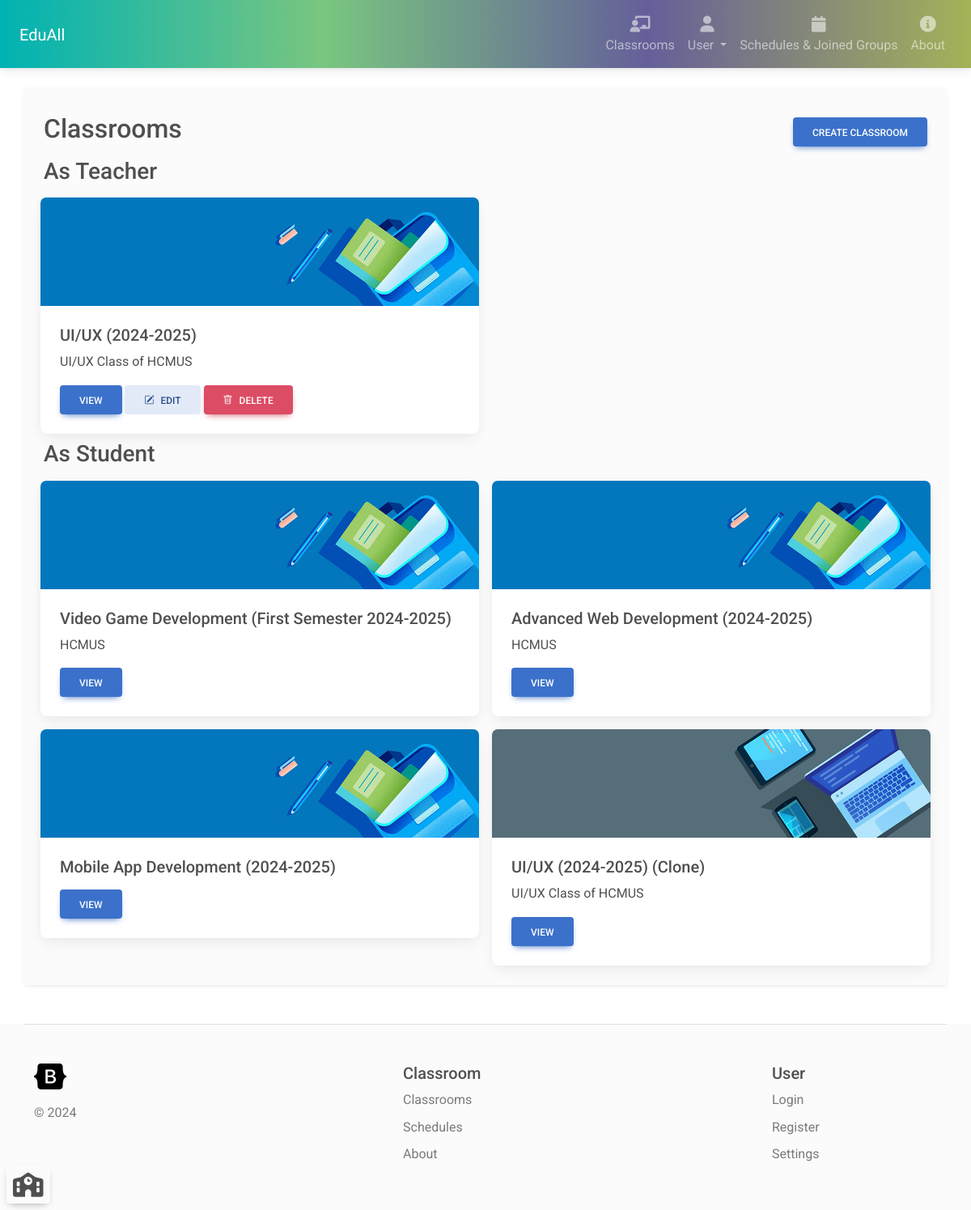
Screenshot of /classroom (signed in) with the database file from the repository.
### classroom_manager/models.py (models this page shows, shortened)
class Classroom(models.Model):
    name = models.CharField(max_length=200)
    teachers = models.ManyToManyField(User, related_name="classroom_teacher")
    students = models.ManyToManyField(User, related_name="classroom_student")
    description = models.CharField(max_length=3000)
    background = models.CharField(max_length=200, default=get_random_class_image)

### classroom_manager/views.py (the view, shortened to what this page needs)
# urls.py: path('classroom', views.classroomPage, name="classroom_list"),
@login_required(login_url='login')
def classroomPage(request: HttpRequest):
    if request.method == 'GET':
        currentUserId = request.user.id
        classroomsUserIsStudent= Classroom.objects \
            .filter(Q(students__id__contains=currentUserId))
        classroomsUserIsTeacher= Classroom.objects \
            .filter(Q(teachers__id__contains=currentUserId))
        context = {'classroomsUserIsStudent': classroomsUserIsStudent,
                   'classroomsUserIsTeacher': classroomsUserIsTeacher}
        return render(request, 'classroom.html', context)

### classroom_manager/templates/classroom.html (shortened to what this page needs)
{% extends 'navbar.html' %}
{% block content %}
{% load static %}
    <div class="mb-2 mt-3 d-flex justify-content-between align-items-center">
        <div><h2>Classrooms</h2></div>
        <button type="button" class="btn btn-primary" data-bs-toggle="modal" data-bs-target="#createClassroomModal">
            Create classroom
        </button>
    </div>
    {% if classroomsUserIsTeacher%}
    <h3>As Teacher</h3>
    {% endif%}
    <div class="row">
    {% for classroom in classroomsUserIsTeacher %}
    <div class="col-12 col-lg-6 col-xxl-4 px-2 py-2">
        <div class="card">
            <img class="card-img-top" src="{% static classroom.background %}" />
            <div class="card-body">
                <h5 class="card-title">{{ classroom.name }}</h5>
                <p class="card-text">{{ classroom.description|truncatechars:50 }}</p>
                <a href="{% url 'classroom_details' classroom.id %}" class="btn btn-primary">View</a>
                <a href="/classroom/edit/{{ classroom.id }}" class="btn btn-secondary"><i class="bi bi-pencil-square me-2"></i>Edit</a>
                <form action="{% url 'classroom_details' classroom.id %}" method="post" style="display: inline;">
                    <button type="submit" class="btn btn-danger" title="You can only delete classrooms if there's no student left">
                        <i class="bi bi-trash me-2"></i><span>Delete</span>
                    </button>
                </form>
            </div>
        </div>
    </div>
    {% endfor %}
    </div>
    {% if classroomsUserIsStudent%}
    <h3>As Student</h3>
    {% endif%}
    <div class="row">
        {% for classroom in classroomsUserIsStudent %}
        <div class="col-12 col-lg-6 col-xxl-4 px-2 py-2">
            <div class="card">
                <img class="card-img-top" src="{% static classroom.background %}" />
                <div class="card-body">
                    <h5 class="card-title">{{ classroom.name }}</h5>
                    <p class="card-text">{{ classroom.description|truncatechars:50 }}</p>
                    <a href="{% url 'classroom_details' classroom.id %}" class="btn btn-primary">View</a>
                </div>
            </div>
        </div>
        {% endfor %}
    </div>
{% endblock %}

### classroom_manager/static/css/variables.css (style rules this page uses)
:root { --primary: #155bd5; --primary-dark: #1c3ab6; --primary-light: #e2f1ff; --accent: #00d4d7; --accent-dark: #00bac1; --accent-light: #dff9f8; --success: #13d527; --success-dark: #00ae11; --success-light: #eafbe7; --secondary: #8f15d5; --secondary-dark: #6013c7; --secondary-light: #f4e5fa; --info: #15b2d5; --info-dark: #0f8ca8; --info-light: #e0f5fa; --caution: #dbbb25; --caution-dark: #d58f15; --caution-light: #fbf9e4; --error: #e6185e; --error-dark: #bf1257; --error-light: #fce4eb; --black: #1d1d1d; --dark-1: #2d2d2d; --dark-2: #4d4d4d; --dark-3: #6d6d6d; --gray-1: #8d8d8d; --gray-2: #adadad; --gray-3: #cdcdcd; --gray-4: #e0e0e0; --light-1: #efefef; --light-2: #f5f5f5; --light-3: #fafafa; --white: #ffffff; --gradient-1: linear-gradient(180deg, #155bd5 0%, #1c3ab6 100%); --gradient-2: linear-gradient(180deg, #155bd5 13.02%, #00d4d7 85.42%); --gradient-3: linear-gradient(180deg, #155bd5 0%, #8f15d5 100%); --gradient-4: linear-gradient(180deg, #155bd5 0%, #13d527 100%); --gradient-5: linear-gradient(180deg, #155bd5 0%, #15bbd5 100%); --gradient-6: linear-gradient(180deg, #155bd5 0%, #dbbb25 100%); --gradient-7: linear-gradient(180deg, #155bd5 0%, #e6185e 100%); --gradient-8: linear-gradient(180deg, #1c3ab6 0%, #00bac1 100%); --gradient-9: linear-gradient(180deg, #00d4d7 13.02%, #155bd5 85.42%); --shadow-1: 0px 0px 1px rgba(40, 41, 61, 0.08), 0px 0.5px 2px rgba(96, 97, 112, 0.16); --shadow-2: 0px 0px 1px rgba(40, 41, 61, 0.04), 0px 2px 4px rgba(96, 97, 112, 0.16); --shadow-3: 0px 0px 2px rgba(40, 41, 61, 0.04), 0px 4px 8px rgba(96, 97, 112, 0.16); --shadow-4: 0px 2px 4px rgba(40, 41, 61, 0.04), 0px 8px 16px rgba(96, 97, 112, 0.16); --shadow-5: 0px 2px 8px rgba(40, 41, 61, 0.04), 0px 16px 24px rgba(96, 97, 112, 0.16); --shadow-6: 0px 2px 8px rgba(40, 41, 61, 0.08), 0px 20px 32px rgba(96, 97, 112, 0.24); }

### rows the page displays
Classroom: background (picture), name "UI/UX (2024-2025)", description "UI/UX Class of HCMUS"
Classroom: background (picture), name "Video Game Development (First Semester 2024-2025)", description "HCMUS"
Classroom: background (picture), name "Advanced Web Development (2024-2025)", description "HCMUS"
Classroom: background (picture), name "Mobile App Development (2024-2025)"
Classroom: background (picture), name "UI/UX (2024-2025) (Clone)", description "UI/UX Class of HCMUS"
